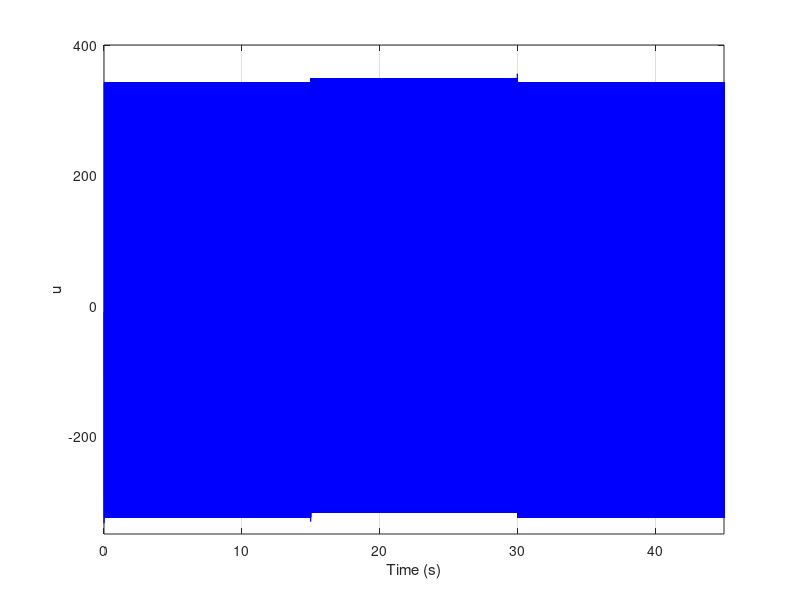
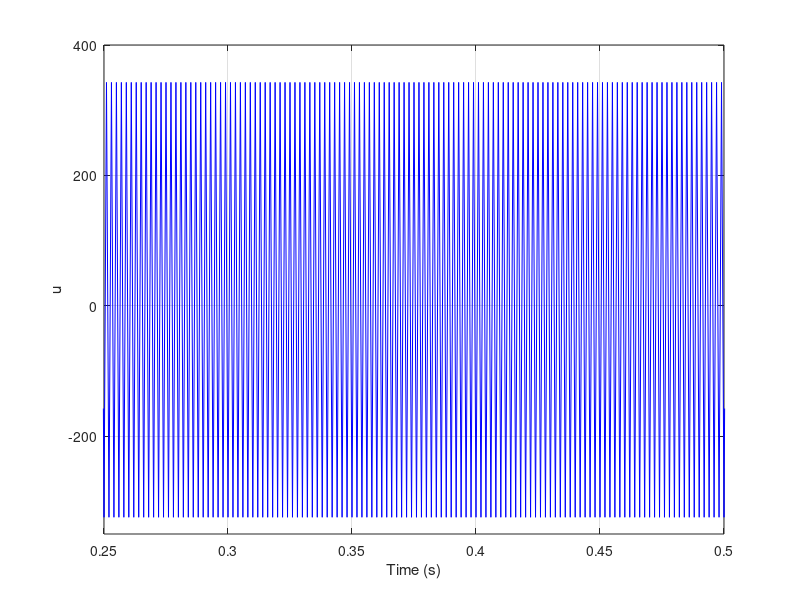

Here is the MATLAB script that generated these plots, in order: (Note: this script raises an error after producing the figures.)
x(1)=0.;
t(1)=0;
y(1)=0.;
n=45000;
tmax=45;
dt=tmax/n;
Q=10;
R=0.01;
m(1)=1;
alpha=1;
betta=100;
lambda=0.3;
gamma=20;
B=1;
Da=0.072;
r1(1)=0.;
r2(1)=0.;
e1(1)=x(1)-r1(1);
e2(1)=y(1)-r2(1);
u(1)=0;

for i=1:n-1,   

m(i+1)=m(i)+1;
    
g1(i)=0;
g2(i)=lambda;

f1(i)=x(i)+dt*(-alpha*x(i)+Da*(1-x(i))*exp(y(i)/(1+y(i)/gamma)));    
f2(i)=y(i)+dt*(-alpha*y(i)+B*Da*(1-x(i))*exp(y(i)/(1+y(i)/gamma)));

t(i+1)=t(i)+dt;

   if 0<=t(i+1) & t(i+1)<=15
    r1(i+1)=0.4472;
    elseif 15<t(i+1) & t(i+1)<30
    r1(i+1)=0.7646;
    elseif 30<=t(i+1) & t(i+1)<tmax 
    r1(i+1)=0.4472;
    end

   if 0<=t(i+1) & t(i+1)<=15
    r2(i+1)=2.752;
    elseif 15<t(i+1) & t(i+1)<30
    r2(i+1)=4.7052;
    elseif 30<=t(i+1) & t(i+1)<tmax 
    r2(i+1)=2.752;
   end
    
if (y(i)-r2(i))>0 
S(i)=1;
elseif (y(i)-r2(i))<0
S(i)=-1;
else 
S(i)=0;  
end 

u(i)=-1/g2(i)*(-betta*S(i)+r2(i+1)-r2(i)-f2(i));
   
x(i+1)=f1(i);    
y(i+1)=y(i)+dt*(-betta*S(i)+r2(i+1)-r2(i)); 

e1(i+1)=x(i+1)-r1(i+1);
e2(i+1)=y(i+1)-r2(i+1);
  
end

if (y(n)-r2(n))>0 
S(n)=1;
elseif (y(n)-r2(n))<0
S(n)=-1;
else 
S(n)=0;  
end 

%g2(n)=lambda;
%u(n)=-1/g2(n)*(-betta*S(n)+r2(n+1)-r2(n)-f2(n));

for j=1:n-1,      
    tt(j)=t(j);    
end

figure(1)
plot(tt,u,'b-')
ylabel('u')
xlabel('Time (s)')
axis([0 tmax -350 400])
grid

figure(2)
plot(tt,u,'b-')
ylabel('u')
xlabel('Time (s)')
axis([0.25 0.5 -350 400])
grid

exportgraphics(figure(1), '/Users/Apple/work/tracking-control-network/research-vault/Research Journal/Paper/figures/images/matlab_fig2b.png', 'Resolution', 300);
exportgraphics(figure(2), '/Users/Apple/work/tracking-control-network/research-vault/Research Journal/Paper/figures/images/matlab_fig2b_zoomed.png', 'Resolution', 300);
writematrix([tt', u'], 'cstr_control_input_reference.csv');
clear all;
